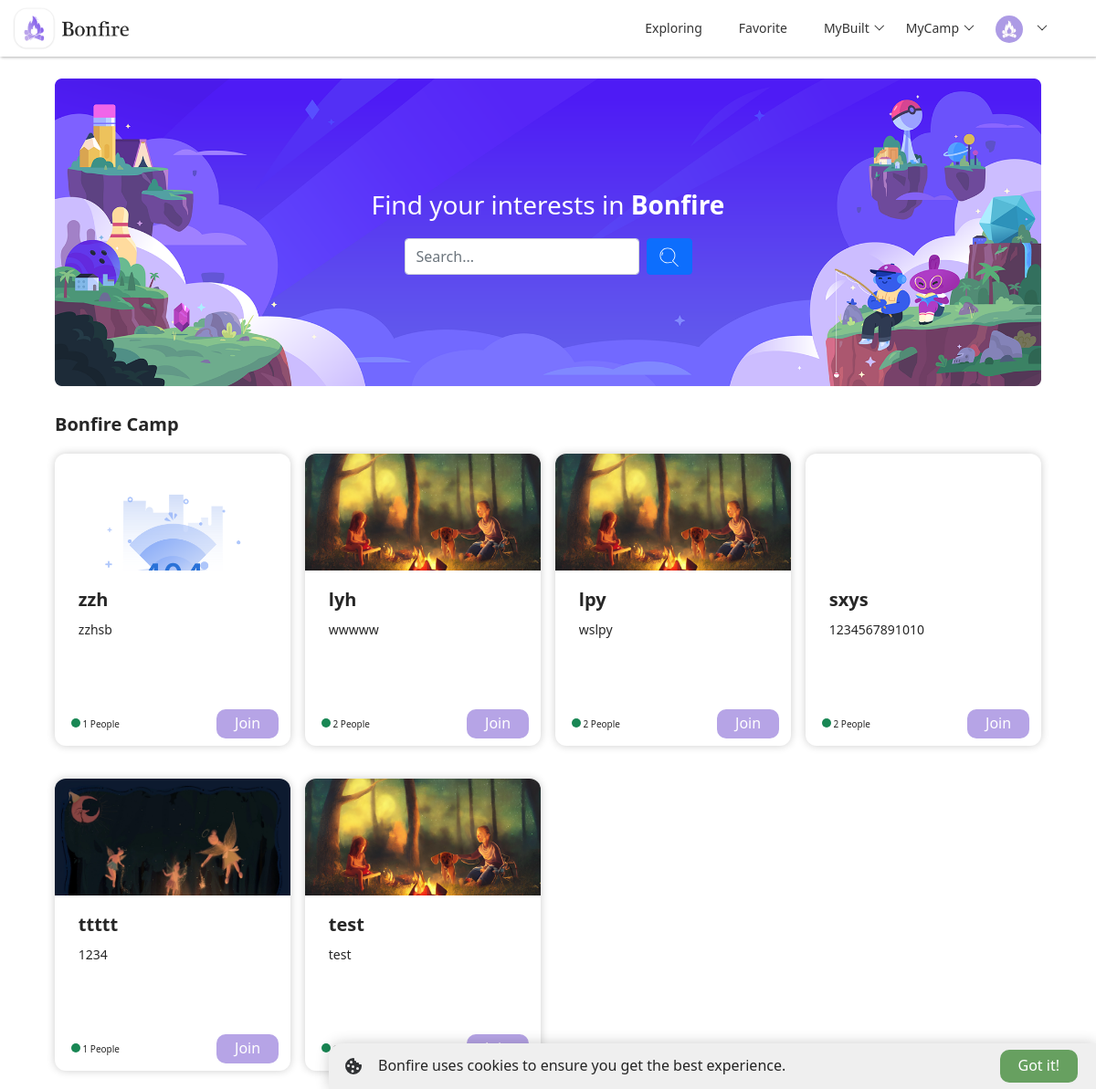
Screenshot of / (signed in) with the database file from the repository.
### models.py (models this page shows)
class CampModel(db.Model):
    __tablename__ = "camp"
    id = db.Column(db.Integer, primary_key=True, autoincrement=True)
    name = db.Column(db.String(100), nullable=False, unique=False)
    description = db.Column(db.String(200), nullable=True)
    background = db.Column(db.String(200), nullable=True, default="default_camp.png")
    create_time = db.Column(db.DateTime, default=datetime.now)

### blueprints/index.py (the view)
class Index(Resource):
    method_decorators = [login_required]
    def get(self):
        session["camp_id"] = None
        camps = CampModel.query.all()
        camp_user = CampUserModel.query.all()
        users_in_camp = {}
        for camp in camps:
            users_in_camp[camp.id] = 0
        for user in camp_user:
            users_in_camp[user.camp_id] += 1
        camps_list = []
        camps_dict = {}
        for camp in camps:
            camps_dict["camp_id"] = camp.id
            camps_dict["camp_name"] = camp.name
            camps_dict["camp_description"] = camp.description
            camps_dict["camp_background"] = camp.background
            camps_dict["users_num"] = users_in_camp[camp.id]
            camps_list.append(camps_dict)
            camps_dict = {}
        if len(camps_list) == 0:
            camps_list = None
        camp_builders = get_all_camp_builder()
        camp_joins = get_all_camp_join()
        return render_template("index.html", camps=camps_list, camp_builders=camp_builders, camp_joins=camp_joins)

### app.py (called while the page is built)
@app.before_request
def before_request():
    user_id = session.get("user_id")
    if user_id:
        try:
            user = UserModel.query.get(user_id)
            g.user = user
        except:
            g.user = None

@app.context_processor
def context_processor():
    if hasattr(g, "user"):
        return {"user": g.user}
    else:
        return {}

### blueprints/index.py (called while the page is built)
@api.representation('text/html')
def output_html(data, code, headers=None):
    if isinstance(data, str):
        resp = Response(data)
        return resp
    else:
        return Response(json.dumps(data), mimetype='application/json')

### controller.py (called while the page is built)
def get_all_camp_builder():
    user_id = session.get("user_id")
    if user_id:
        camp_user = CampUserModel.query.filter_by(user_id=user_id, identity="Builder").all()
        camps = []
        camp_dict = {}
        for camp in camp_user:
            camp_dict["camp_id"] = camp.camp_id
            camp = CampModel.query.filter_by(id=camp.camp_id).first()
            camp_dict["camp_name"] = camp.name
            camps.append(camp_dict)
            camp_dict = {}
        return camps
    else:
        return {}

def get_all_camp_join():
    user_id = session.get("user_id")
    if user_id:
        camp_user = CampUserModel.query.filter_by(user_id=user_id).filter(CampUserModel.identity.in_(["Admin", "Member"])).all()
        camps = []
        camp_dict = {}
        for camp in camp_user:
            camp_dict["camp_id"] = camp.camp_id
            camp = CampModel.query.filter_by(id=camp.camp_id).first()
            camp_dict["camp_name"] = camp.name
            camps.append(camp_dict)
            camp_dict = {}
        return camps
    else:
        return {}

### decoration.py (called while the page is built)
def login_required(func):
    @wraps(func)
    def wrapper(*args, **kwargs):
        if hasattr(g, 'user'):
            return func(*args, **kwargs)
        else:
            return redirect(url_for("user.login"))
    return wrapper

### templates/index.html (shortened to what this page needs)
{% extends "components/index_navi.html" %}
{% block head %}
    <link rel="stylesheet" href="{{ url_for('static', filename='css/index.css') }}">
{% endblock %}
{% block body %}
    <div class="box-container">
        <div class="head-container">
            <img class="head-pho" src="{{ url_for('static', filename='images/container_pho.png') }}">
            <div class="head-wrapper">
                <h3 style="margin-bottom: 20px; color: white">Find your interests in <b>Bonfire</b></h3>
                <form class="d-flex" id="index-search-bar" method="get" action="/searchcamp">
                    <input class="form-control me-2 add-input" type="search" placeholder="Search..."
                           name="index_search">
                    <button class="btn btn-primary" type="submit" id="search-btn">
                    </button>
                </form>
            </div>
        </div>
        <div class="container-content">
            <h3 class="container-content-title">
                Bonfire Camp
            </h3>
            {% if camps != None %}
                <div class="item-container">
                    {% for camp in camps %}
                        <div class="item">
                            {% if camp["camp_background"] == "default_camp.png" %}
                                <div class="item-photo"
                                     style="background-image: url('../static/images/default_camp.png');"></div>
                            {% else %}
                                <div class="item-photo"
                                     style="background-image: url('../static/upload/background/{{ camp["camp_background"] }}');"></div>
                            {% endif %}
                            <div class="item-content">
                                <h4 class="item-content-title">
                                    {{ camp["camp_name"] }}
                                </h4>
                                <p class="item-content-des">
                                    {{ camp["camp_description"] }}
                                </p>
                            </div>
                            <div class="item-info">
                                <div class="item-info-people">
                                    <div class="circle bg-success"></div>
                                    <p class="info-people"
                                       id="users_num_{{ camp["camp_id"] }}">{{ camp["users_num"] }}</p>
                                    <p class="info-people">People</p>
                                </div>
                                <button class="item-info-join" onclick="join_camp({{ camp["camp_id"] }})">
                                    Join
                                </button>
                            </div>
                        </div>
                    {% endfor %}
                </div>
            {% else %}
                <div style="text-align: center">
                    <img src="static/images/nothing.png" alt="nothing" style="width: 25%">
                </div>
            {% endif %}
        </div>
    </div>
    <div class="cookie" id="cookie">
        <div class="cookie-info">
            <p>Bonfire uses cookies to ensure you get the best experience.</p>
        </div>
        <button class="cookie-btn" onclick="got_it()">Got it!</button>
    </div>
{% endblock %}

### templates/components/index_navi.html (shortened to what this page needs)
<!DOCTYPE html>
<html lang="en">
<head>
    <link rel="stylesheet" href="{{ url_for('static', filename='bootstrap/bootstrap@5.1.1.min.css') }}">
    <link rel="stylesheet" href="{{ url_for('static', filename='css/base.css') }}">
    <link rel="stylesheet" href="{{ url_for('static', filename='layui/css/layui.css') }}">
    {% block head %}{% endblock %}
</head>
<body>
<nav class="navbar navbar-expand-md nav-bar fixed-top">
    <img class="justify-content-start navi-logo"
         src={{ url_for("static", filename="images/nav-logo.png") }}>
    <div class="collapse navbar-collapse justify-content-end nav-content" id="collapsibleNavbar">
        <ul class="navbar-nav nav-title layui-nav">
            <li class="layui-nav-item">
                <a href="{{ url_for("index.index") }}">Exploring</a>
            </li>
            <li class="layui-nav-item">
                <a href="/user/favorite">Favorite</a>
            </li>
            <li class="layui-nav-item">
                <a href="javascript:">MyBuilt</a>
            </li>
            <li class="layui-nav-item">
                <a href="javascript:">MyCamp</a>
            </li>
            <li class="layui-nav-item">
                <a href="javascript:;">
                    {% if user.avatar == "default.png" %}
                        <img src="{{ url_for('static', filename='images/default.png') }}" alt="avatar"
                             class="layui-nav-img" id="navi-logo">
                    {% else %}
                        <img class="layui-nav-img"
                             src="/static/upload/avatar/{{ user.avatar }}"
                             alt="avatar" id="navi-logo">
                    {% endif %}
                </a>
            </li>
        </ul>
    </div>
</nav>
{% block body %}{% endblock %}
</body>
</html>

### static/css/base.css (style rules this page uses)
html { scroll-behavior:smooth; }
* { margin: 0; padding: 0; box-sizing: border-box; }
li { list-style: none }
img { border: 0; vertical-align: middle }
button { cursor: pointer }
a { color: #D6D6D6; text-decoration: none !important; }
p { margin-bottom: unset !important; }
button, input { font-family: Microsoft YaHei, Heiti SC, tahoma, arial, Hiragino Sans GB, "\5B8B\4F53", sans-serif; border: 0; outline: none; }
.navi-logo { height: 46px; margin-left: 10px; }
.nav-bar { box-shadow: 1px 1px 3px rgb(0 0 0 / 30%); backdrop-filter: saturate(180%) blur(20px)!important; -webkit-backdrop-filter: saturate(180%) blur(20px)!important; z-index: 99!important; }
.nav-content { margin-right: 30px; }
.nav-title a { color: #343434 !important; transition: ease 0.3s; }

### static/css/index.css (style rules this page uses)
.box-container { display: flex; position: absolute; top: 46px; width: 100vw; margin-top: 40px; flex-direction: column; align-items: center; }
.head-container { position: relative; width: 90vw; border-radius: 20px; margin-bottom: 20px; }
.head-pho { display: inherit; width: 100%; height: auto; }
.head-wrapper { position: absolute; top: 0; left: 0; bottom: 0; right: 0; display: flex; flex-direction: column; align-items: center; justify-content: center; }
.item-container { display: grid; width: 90vw; grid-gap: 16px; grid-template-columns: repeat(auto-fill, minmax(248px, 1fr)); }
.item { display: flex; position: relative; flex-direction: column; align-items: center; width: 100%; height: 320px; box-shadow: 0 0 10px rgba(0, 0, 0, 0.2); border-radius: 12px; margin-bottom: 20px; transition: ease 0.3s; }
.item-photo { display: inherit; width: 100%; height: 40%; border-radius: 12px 12px 0 0; background-size: cover; }
.item-content { margin-top: 20px; width: 80%; height: 45%; }
.item-content-title { font-size: 20px; font-weight: bold; margin-bottom: 10px; }
.item-content-des { font-size: 14px; }
.item-info { display: flex; position: absolute; bottom: 0; height: 15%; width: 90%; align-items: center; justify-content: space-between; }
.circle { display: inline-block; width: 10px; height: 10px; border-radius: 5px; }
.item-info-people { margin-left: 5px; font-size: 10px; }
.info-people { display: inline; }
.item-info-join { padding: 3px 20px; background-color: #b6a4e6; color: white; border-radius: 10px; transition: ease 0.3s; cursor: pointer; }
.container-content-title { font-size: 20px; font-weight: bold; margin-top: 10px; margin-bottom: 20px; }
@media (min-width: 751px) { .cookie { position: fixed; display: flex; align-items: center; justify-content: space-between; bottom: 0; right: 0; width: 70%; height: 50px; background-color: #efefef; border-top-left-radius: 15px; box-shadow: 0 0 15px rgb(0 0 0 / 20%); } }
@media (min-width: 751px) { .cookie-btn { padding: 5px 20px; margin-right: 20px; background-color: #67a060; color: white; border-radius: 10px; transition: ease 0.3s; } }
.cookie-info { display: flex; align-items: center; }

### rows the page displays
CampModel: camp_background (picture), camp_name "zzh", camp_description "zzhsb", users_num "1"
CampModel: camp_name "lyh", camp_description "wwwww", users_num "2"
CampModel: camp_name "lpy", camp_description "wslpy", users_num "2"
CampModel: camp_name "sxys", camp_description "1234567891010", users_num "2"
CampModel: camp_background (picture), camp_name "ttttt", camp_description "1234", users_num "1"
CampModel: camp_name "test", camp_description "test"
